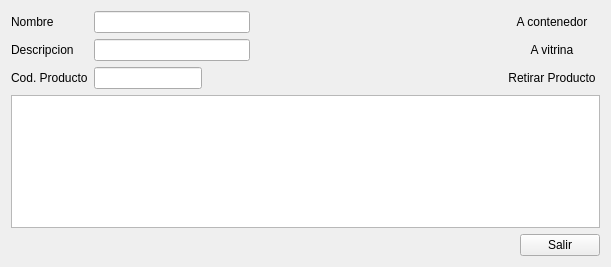
<?xml version="1.0" encoding="UTF-8"?>
<ui version="4.0">
 <class>ui_contenedor_datos</class>
 <widget class="QWidget" name="ui_contenedor_datos">
  <property name="geometry">
   <rect>
    <x>0</x>
    <y>0</y>
    <width>611</width>
    <height>267</height>
   </rect>
  </property>
  <property name="windowTitle">
   <string>Contenedor</string>
  </property>
  <property name="windowIcon">
   <iconset resource="../Icons/Icons.qrc">
    <normaloff>:/Icons/product.png</normaloff>:/Icons/product.png</iconset>
  </property>
  <layout class="QGridLayout" name="gridLayout_2">
   <item row="0" column="0">
    <layout class="QGridLayout" name="gridLayout">
     <item row="0" column="2">
      <widget class="QPushButton" name="pushButton_saveContenedor">
       <property name="text">
        <string/>
       </property>
       <property name="icon">
        <iconset resource="../Icons/Icons.qrc">
         <normaloff>:/Icons/1348112114_notification_add.png</normaloff>:/Icons/1348112114_notification_add.png</iconset>
       </property>
       <property name="flat">
        <bool>true</bool>
       </property>
      </widget>
     </item>
     <item row="1" column="5">
      <widget class="QPushButton" name="traspaso">
       <property name="text">
        <string>A vitrina</string>
       </property>
       <property name="icon">
        <iconset resource="../Icons/Icons.qrc">
         <normaloff>:/Icons/inventory-maintenance.png</normaloff>:/Icons/inventory-maintenance.png</iconset>
       </property>
       <property name="flat">
        <bool>true</bool>
       </property>
      </widget>
     </item>
     <item row="1" column="0">
      <widget class="QLabel" name="label_2">
       <property name="text">
        <string>Descripcion</string>
       </property>
      </widget>
     </item>
     <item row="0" column="4">
      <spacer name="horizontalSpacer">
       <property name="orientation">
        <enum>Qt::Horizontal</enum>
       </property>
       <property name="sizeHint" stdset="0">
        <size>
         <width>40</width>
         <height>20</height>
        </size>
       </property>
      </spacer>
     </item>
     <item row="0" column="1">
      <widget class="QLineEdit" name="lineEdit_nombre">
       <property name="maxLength">
        <number>32785</number>
       </property>
       <property name="frame">
        <bool>true</bool>
       </property>
      </widget>
     </item>
     <item row="0" column="0">
      <widget class="QLabel" name="label">
       <property name="text">
        <string>Nombre</string>
       </property>
      </widget>
     </item>
     <item row="2" column="5">
      <widget class="QPushButton" name="pushButton_deleteProducto">
       <property name="enabled">
        <bool>true</bool>
       </property>
       <property name="text">
        <string>Retirar Producto</string>
       </property>
       <property name="icon">
        <iconset resource="../Icons/Icons.qrc">
         <normaloff>:/Icons/notification_error.png</normaloff>:/Icons/notification_error.png</iconset>
       </property>
       <property name="flat">
        <bool>true</bool>
       </property>
      </widget>
     </item>
     <item row="2" column="1">
      <widget class="QLineEdit" name="lineEdit_codigoProducto">
       <property name="sizePolicy">
        <sizepolicy hsizetype="Fixed" vsizetype="Fixed">
         <horstretch>0</horstretch>
         <verstretch>0</verstretch>
        </sizepolicy>
       </property>
       <property name="text">
        <string/>
       </property>
      </widget>
     </item>
     <item row="1" column="1">
      <widget class="QLineEdit" name="lineEdit_descripcion"/>
     </item>
     <item row="2" column="2">
      <widget class="QPushButton" name="pushButton_addProducto">
       <property name="text">
        <string/>
       </property>
       <property name="icon">
        <iconset resource="../Icons/Icons.qrc">
         <normaloff>:/Icons/notification_done.png</normaloff>:/Icons/notification_done.png</iconset>
       </property>
       <property name="flat">
        <bool>true</bool>
       </property>
      </widget>
     </item>
     <item row="2" column="0">
      <widget class="QLabel" name="label_3">
       <property name="text">
        <string>Cod. Producto</string>
       </property>
      </widget>
     </item>
     <item row="0" column="5">
      <widget class="QPushButton" name="traspaso_Almacen">
       <property name="text">
        <string>A contenedor</string>
       </property>
       <property name="icon">
        <iconset resource="../Icons/Icons.qrc">
         <normaloff>:/Icons/1354339097_localbusiness-y.png</normaloff>:/Icons/1354339097_localbusiness-y.png</iconset>
       </property>
       <property name="flat">
        <bool>true</bool>
       </property>
      </widget>
     </item>
     <item row="0" column="3">
      <widget class="QPushButton" name="pushButton_deleteContenedor">
       <property name="text">
        <string/>
       </property>
       <property name="icon">
        <iconset resource="../Icons/Icons.qrc">
         <normaloff>:/Icons/notification_error.png</normaloff>:/Icons/notification_error.png</iconset>
       </property>
       <property name="flat">
        <bool>true</bool>
       </property>
      </widget>
     </item>
    </layout>
   </item>
   <item row="1" column="0">
    <widget class="QTableView" name="tableView_datos"/>
   </item>
   <item row="2" column="0">
    <layout class="QHBoxLayout" name="horizontalLayout_2">
     <item>
      <spacer name="horizontalSpacer_2">
       <property name="orientation">
        <enum>Qt::Horizontal</enum>
       </property>
       <property name="sizeHint" stdset="0">
        <size>
         <width>668</width>
         <height>20</height>
        </size>
       </property>
      </spacer>
     </item>
     <item>
      <widget class="QPushButton" name="pushButton_salir">
       <property name="text">
        <string>Salir</string>
       </property>
      </widget>
     </item>
    </layout>
   </item>
  </layout>
 </widget>
 <tabstops>
  <tabstop>lineEdit_nombre</tabstop>
  <tabstop>lineEdit_descripcion</tabstop>
  <tabstop>traspaso_Almacen</tabstop>
  <tabstop>traspaso</tabstop>
  <tabstop>pushButton_deleteProducto</tabstop>
  <tabstop>tableView_datos</tabstop>
  <tabstop>pushButton_salir</tabstop>
 </tabstops>
 <resources>
  <include location="../Icons/Icons.qrc"/>
 </resources>
 <connections/>
</ui>
